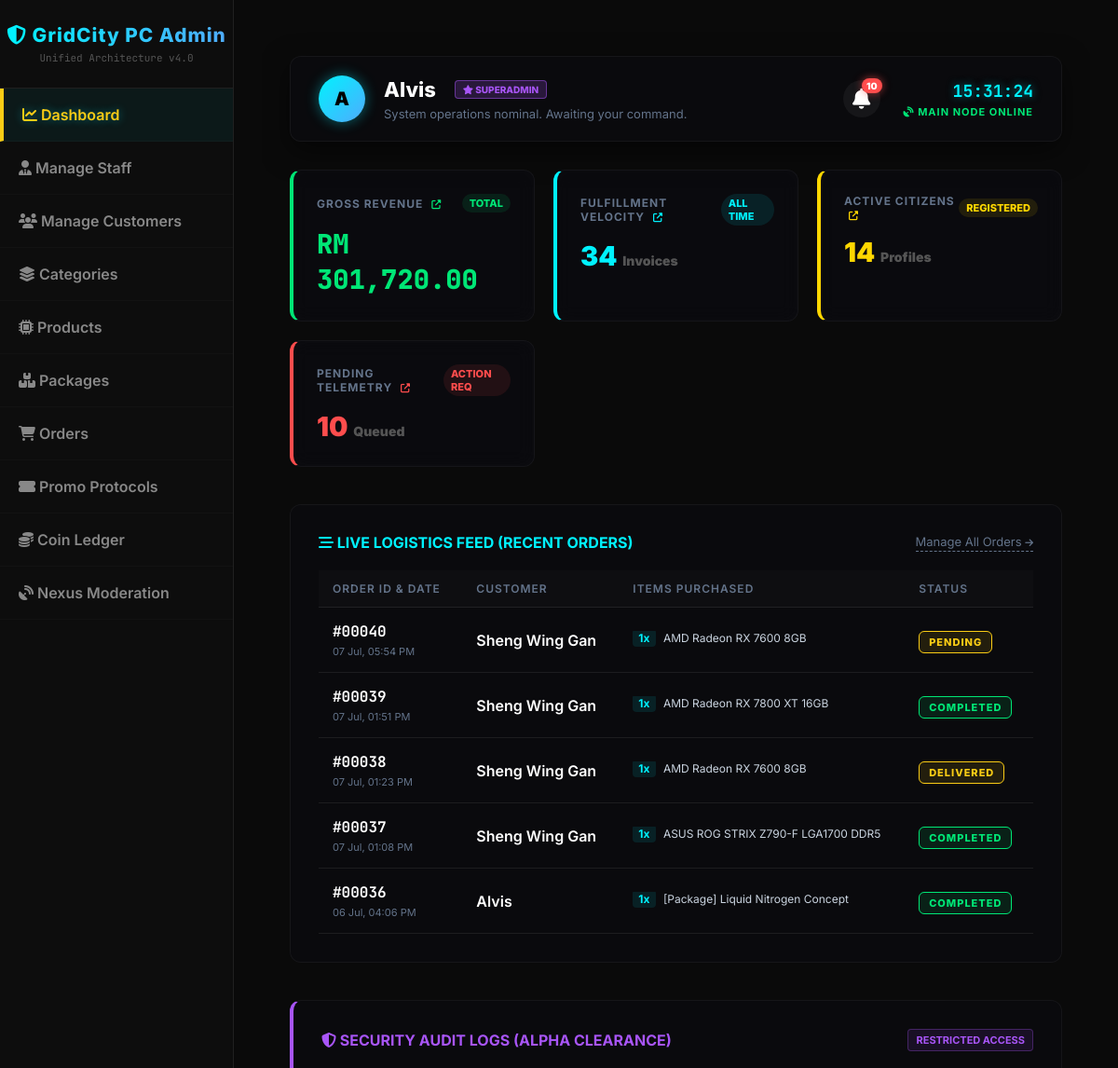
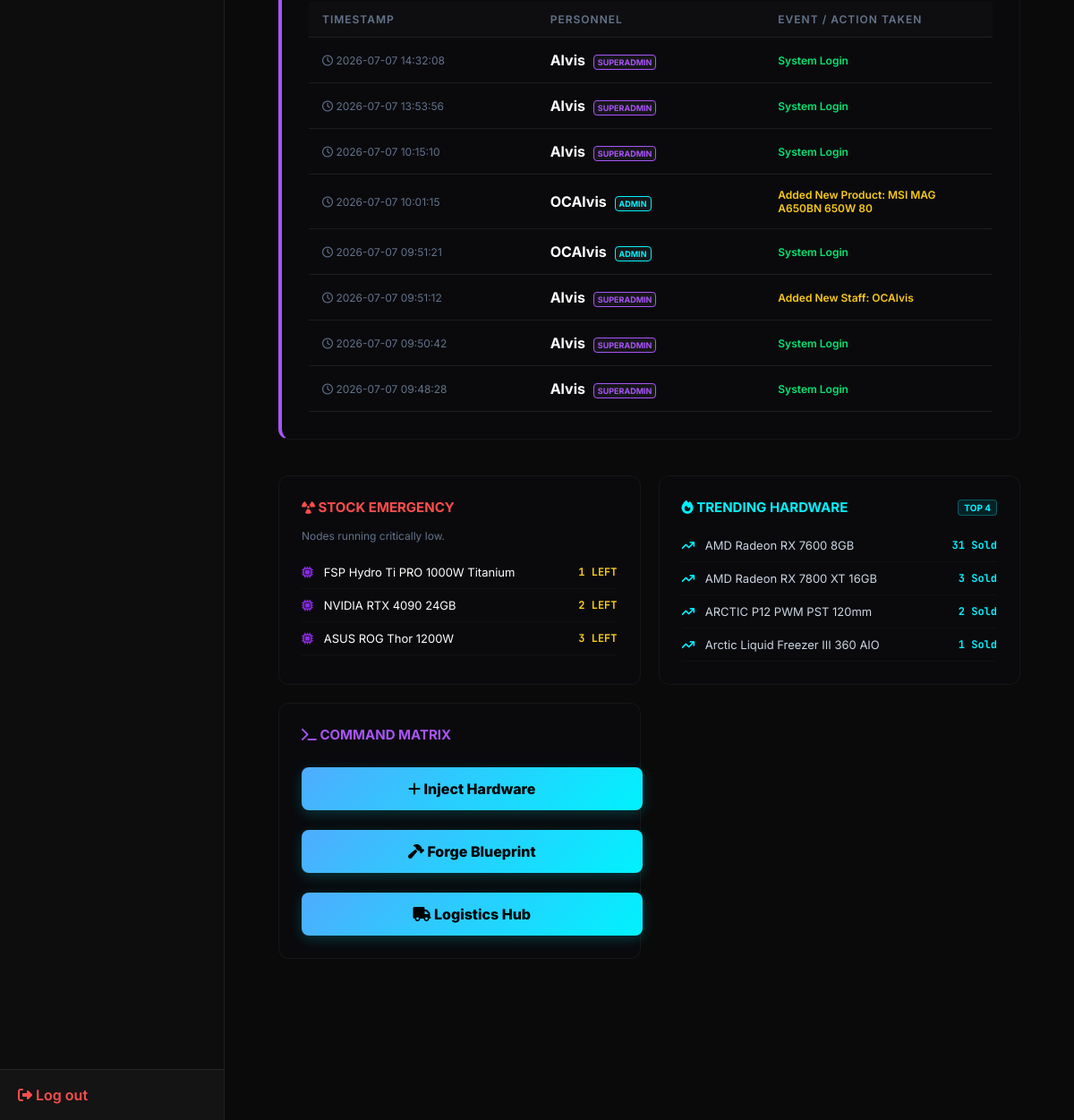
The app's page /admin_dashboard.php (signed in) with its own data (2 pictures, top to bottom).
### tables this page shows
CREATE TABLE `orders` (
  `order_id` int(11) NOT NULL,
  `order_name` varchar(100) DEFAULT 'My Custom Order',
  `customer_id` int(11) NOT NULL,
  `order_date` datetime DEFAULT current_timestamp(),
  `total_amount` decimal(10,2) NOT NULL,
  `coins_used` int(11) NOT NULL DEFAULT 0,
  `discount_amount` decimal(10,2) NOT NULL DEFAULT 0.00,
  `shipping_address` text NOT NULL,
  `contact_number` varchar(20) DEFAULT NULL,
  `order_status` varchar(20) DEFAULT 'Pending'
);

CREATE TABLE `customers` (
  `customer_id` int(11) NOT NULL,
  `username` varchar(150) DEFAULT NULL,
  `first_name` varchar(50) DEFAULT NULL,
  `last_name` varchar(50) DEFAULT NULL,
  `email` varchar(100) NOT NULL,
  `password` varchar(255) NOT NULL,
  `phone_number` varchar(20) DEFAULT NULL,
  `birthday` date DEFAULT NULL,
  `wallet_balance` decimal(10,2) NOT NULL DEFAULT 0.00,
  `reward_coins` int(11) NOT NULL DEFAULT 0,
  `lifetime_coins` int(11) DEFAULT 0,
  `membership_tier` varchar(20) DEFAULT 'Standard',
  `vip_expiry_date` datetime DEFAULT NULL,
  `auto_renew` tinyint(1) DEFAULT 0,
  `default_shipping_address` text DEFAULT NULL,
  `account_status` varchar(20) DEFAULT 'Active',
  `reset_token` varchar(6) DEFAULT NULL,
  `reset_token_expire` datetime DEFAULT NULL,
  `pref_gamer` int(11) DEFAULT 0,
  `pref_creator` int(11) DEFAULT 0,
  `pref_student` int(11) DEFAULT 0,
  `pref_enthusiast` int(11) DEFAULT 0,
  `created_at` datetime DEFAULT current_timestamp(),
  `status` varchar(50) NOT NULL DEFAULT 'Active',
  `daily_coins_added` int(11) DEFAULT 0,
  `daily_coins_deducted` int(11) DEFAULT 0,
  `last_coin_update` date DEFAULT NULL,
  `last_login` datetime DEFAULT current_timestamp()
);

CREATE TABLE `order_details` (
  `order_detail_id` int(11) NOT NULL,
  `order_id` int(11) NOT NULL,
  `product_id` int(11) DEFAULT NULL,
  `pc_build` int(11) DEFAULT NULL,
  `package_id` int(11) DEFAULT NULL,
  `affiliate_id` int(11) DEFAULT NULL,
  `quantity` int(11) NOT NULL,
  `unit_price` decimal(10,2) NOT NULL,
  `return_status` varchar(50) DEFAULT NULL,
  `return_reason` text DEFAULT NULL,
  `return_image` varchar(255) DEFAULT NULL
);

CREATE TABLE `products` (
  `product_id` int(11) NOT NULL,
  `category_id` int(11) NOT NULL,
  `product_name` varchar(100) NOT NULL,
  `description` text DEFAULT NULL,
  `price` decimal(10,2) NOT NULL,
  `stock_quantity` int(11) NOT NULL DEFAULT 0,
  `specifications` text DEFAULT NULL,
  `image_url` longtext DEFAULT NULL,
  `status` varchar(20) DEFAULT 'Available',
  `tdp_wattage` int(11) DEFAULT 0,
  `is_package` tinyint(1) DEFAULT 0,
  `socket_type` varchar(20) DEFAULT NULL COMMENT 'For CPU and Motherboard (e.g., LGA1700, AM5)',
  `ram_type` varchar(20) DEFAULT NULL COMMENT 'For Motherboard and RAM (e.g., DDR4, DDR5)',
  `performance_tier` int(2) DEFAULT 0 COMMENT '1-10 scale for AI Bottleneck calculation'
);

CREATE TABLE `admin_logs` (
  `log_id` int(11) NOT NULL,
  `admin_id` int(11) NOT NULL,
  `username` varchar(50) NOT NULL,
  `role` varchar(20) NOT NULL,
  `action_event` varchar(255) NOT NULL DEFAULT 'System Login',
  `ip_address` varchar(45) NOT NULL,
  `login_time` datetime DEFAULT current_timestamp()
);

### admin_dashboard.php (the view, shortened to what the rows shown need)
<?php
$current_role = $_SESSION['admin_role'] ?? $_SESSION['role'] ?? '';
?>
<!DOCTYPE html>
<html lang="en">
<head>
    <link rel="stylesheet" href="https://cdnjs.cloudflare.com/ajax/libs/font-awesome/6.4.0/css/all.min.css">
    <link rel="stylesheet" href="css/admin_style.css">
</head>
<body>
    <div class="admin-container">
        <div class="admin-content" style="padding: 30px;">
        <div class="admin-content" style="padding: 30px;">
            <header class="admin-header" style="margin-bottom: 30px; display:flex; justify-content:space-between; align-items:center; background: rgba(11,11,18,0.4); padding: 20px 30px; border-radius: 12px; border: 1px solid rgba(255,255,255,0.05); box-shadow: 0 10px 30px rgba(0,0,0,0.5);">
                <a href="edit_staff.php?id=<?php echo $_SESSION['admin_id'] ?? 0; ?>" style="display: flex; align-items: center; gap: 20px; text-decoration: none; cursor: pointer; transition: 0.3s;" onmouseover="this.style.transform='translateX(5px)'; this.style.opacity='0.8';" onmouseout="this.style.transform='none'; this.style.opacity='1';" title="Edit Profile">
                    <div>
                        <h2 style="color: #fff; margin:0; font-size: 22px;">
                            <?php echo htmlspecialchars($_SESSION['admin_username'] ?? 'Commander'); ?>
                            <span style="font-size: 10px; background: rgba(168, 85, 247, 0.2); color: #a855f7; padding: 3px 8px; border-radius: 4px; border: 1px solid rgba(168, 85, 247, 0.5); vertical-align: middle; margin-left: 10px; text-transform: uppercase;">
                                <i class="fas fa-star"></i> <?php echo htmlspecialchars($_SESSION['admin_role'] ?? 'ADMIN'); ?>
                            </span>
                        </h2>
                    </div>
                </a>
            </header>
            <div style="background:rgba(11,11,18,0.4); padding:30px; border-radius:12px; border:1px solid rgba(255,255,255,0.05); margin-bottom: 40px;">
                <table style="width:100%; border-collapse: collapse; text-align: left;">
                    <thead>
                        <tr style="border-bottom: 1px solid rgba(255,255,255,0.1);">
                            <th style="padding: 12px 15px; color:#64748b; font-size: 12px; text-transform: uppercase;">Order ID & Date</th>
                            <th style="padding: 12px 15px; color:#64748b; font-size: 12px; text-transform: uppercase;">Customer</th>
                            <th style="padding: 12px 15px; color:#64748b; font-size: 12px; text-transform: uppercase;">Items Purchased</th>
                            <th style="padding: 12px 15px; color:#64748b; font-size: 12px; text-transform: uppercase;">Status</th>
                        </tr>
                    </thead>
                    <tbody>
                        <?php
                        $sql_recent = "SELECT o.order_id, c.username, o.order_status, o.total_amount, o.order_date
                                       FROM orders o JOIN customers c ON o.customer_id = c.customer_id
                                       ORDER BY o.order_id DESC LIMIT 5";
                        $res_recent = $conn->query($sql_recent);
                        if ($res_recent && $res_recent->num_rows > 0) {
                            while ($row = $res_recent->fetch_assoc()) {
                                $order_id = $row['order_id'];
                                $status = $row['order_status'];
                                $status_bg = "rgba(250, 204, 21, 0.1)"; $status_color = "#facc15";
                                if ($status == 'Processing') { $status_bg = "rgba(0, 242, 254, 0.1)"; $status_color = "#00f2fe"; }
                                elseif ($status == 'Shipped') { $status_bg = "rgba(168, 85, 247, 0.1)"; $status_color = "#a855f7"; }
                                elseif ($status == 'Completed') { $status_bg = "rgba(0, 230, 118, 0.1)"; $status_color = "#00e676"; }
                                elseif ($status == 'Cancelled') { $status_bg = "rgba(255, 77, 77, 0.1)"; $status_color = "#ff4d4d"; }
                                echo "<tr style='border-bottom: 1px solid rgba(255,255,255,0.03);'>";
                                echo "<td style='padding: 15px;'>
                                        <div style='color: #fff; font-family: JetBrains Mono; font-weight: bold;'>#" . str_pad($order_id, 5, '0', STR_PAD_LEFT) . "</div>
                                        <div style='color: #64748b; font-size: 11px; margin-top: 4px;'>" . date('d M, h:i A', strtotime($row['order_date'])) . "</div>
                                      </td>";
                                echo "<td style='padding: 15px; color: #fff; font-weight: 600;'>" . htmlspecialchars($row['username']) . "</td>";
                                echo "<td style='padding: 15px; width: 40%;'><div class='recent-order-items'>";
                                $sql_items = "SELECT od.quantity, p.product_name, pkg.package_name, sb.build_name FROM order_details od LEFT JOIN products p ON od.product_id = p.product_id LEFT JOIN packages pkg ON od.package_id = pkg.package_id LEFT JOIN saved_builds sb ON od.pc_build = sb.pc_build WHERE od.order_id = " . $order_id;
                                $res_items = $conn->query($sql_items);
                                while($item = $res_items->fetch_assoc()) {
                                    $item_name = $item['product_name'] ?: ($item['package_name'] ? "[Package] ".$item['package_name'] : "[Custom PC] ".$item['build_name']);
                                    echo "<div style='margin-bottom: 4px;'><span class='item-qty'>{$item['quantity']}x</span> " . htmlspecialchars($item_name) . "</div>";
                                }
                                echo "</div></td>";
                                echo "<td style='padding: 15px;'><span class='status-badge' style='background: {$status_bg}; color: {$status_color}; border: 1px solid {$status_color};'>{$status}</span></td>";
                                echo "</tr>";
                            }
                        } else {
                            echo "<tr><td colspan='4' style='padding: 20px; text-align: center; color: #64748b;'>No recent orders found.</td></tr>";
                        }
                        ?>
                    </tbody>
                </table>
            </div>
            <?php if (strtolower($current_role) === 'superadmin'): ?>
            <div style="background:rgba(11,11,18,0.4); padding:30px; border-radius:12px; border:1px solid rgba(255,255,255,0.05); margin-bottom: 40px; border-left: 4px solid #a855f7;">
                <table style="width:100%; border-collapse: collapse; text-align: left;">
                    <thead>
                        <tr style="border-bottom: 1px solid rgba(255,255,255,0.1);">
                            <th style="padding: 12px 15px; color:#64748b; font-size: 12px; text-transform: uppercase; white-space: nowrap; width: 33.33%;">Timestamp</th>
                            <th style="padding: 12px 15px; color:#64748b; font-size: 12px; text-transform: uppercase; width: 33.33%;">Personnel</th>
                            <th style="padding: 12px 15px; color:#64748b; font-size: 12px; text-transform: uppercase; width: 33.33%;">Event / Action Taken</th>
                        </tr>
                    </thead>
                    <tbody>
                        <?php
                        $log_sql = "SELECT * FROM admin_logs ORDER BY login_time DESC LIMIT 8";
                        $log_res = @$conn->query($log_sql);
                        if ($log_res && $log_res->num_rows > 0) {
                            while ($log = $log_res->fetch_assoc()) {
                                $role_color = (strtolower($log['role']) == 'superadmin') ? '#a855f7' : '#00f2fe';
                                $event = htmlspecialchars($log['action_event'] ?? 'System Login');
                                $event_color = ($event == 'System Login') ? '#00e676' : '#facc15';
                                echo "<tr style='border-bottom: 1px solid rgba(255,255,255,0.03);'>";
                                echo "<td style='padding: 15px; color:#64748b; font-size:12px; white-space: nowrap;'><i class='far fa-clock'></i> " . htmlspecialchars($log['login_time']) . "</td>";
                                echo "<td style='padding: 15px; color:#fff; font-weight:bold; white-space: nowrap;'>" . htmlspecialchars($log['username']) . " <span style='color:{$role_color}; background:rgba(255,255,255,0.05); padding:2px 4px; border-radius:4px; font-size:9px; border:1px solid {$role_color}; margin-left:5px;'>" . strtoupper(htmlspecialchars($log['role'])) . "</span></td>";
                                echo "<td style='padding: 15px; color:{$event_color}; font-size:12px; font-weight:600;'>{$event}</td>";
                                echo "</tr>";
                            }
                        } else {
                            echo "<tr><td colspan='3' style='padding: 20px; text-align: center; color: #64748b;'>No logs recorded.</td></tr>";
                        }
                        ?>
                    </tbody>
                </table>
            </div>
            <?php endif; ?>
            <div style="display: grid; grid-template-columns: repeat(auto-fit, minmax(300px, 1fr)); gap: 20px;">
                <div style="background:rgba(11,11,18,0.4); padding:25px; border-radius:12px; border:1px solid rgba(255,255,255,0.05); transition: transform 0.3s; cursor: default;" onmouseover="this.style.transform='translateY(-5px)'" onmouseout="this.style.transform='none'">
                    <ul style="list-style:none; padding:0; margin:0;">
                        <?php
                        $stock_res = $conn->query("SELECT product_name, stock_quantity FROM products WHERE stock_quantity <= 3 ORDER BY stock_quantity ASC LIMIT 4");
                        if($stock_res && $stock_res->num_rows > 0) {
                            while($item = $stock_res->fetch_assoc()) {
                                $qty = $item['stock_quantity'];
                                $c = ($qty == 0) ? "#ff4d4d" : "#facc15";
                                echo "<li style='display:flex; justify-content:space-between; padding:10px 0; border-bottom:1px solid rgba(255,255,255,0.03); font-size:13px;'>
                                        <span style='white-space: nowrap; overflow: hidden; text-overflow: ellipsis; max-width: 70%;'><i class='fa-solid fa-microchip' style='color:#8a2be2; margin-right:8px;'></i> " . htmlspecialchars($item['product_name']) . "</span>
                                        <span style='color:$c; font-weight:bold; font-family:\"JetBrains Mono\"; font-size:12px;'>$qty LEFT</span>
                                      </li>";
                            }
                        } else {
                            echo "<li style='color:#00e676; padding:15px; text-align:center; background:rgba(0,230,118,0.05); border-radius:6px; font-size:13px;'>Inventory optimal.</li>";
                        }
                        ?>
                    </ul>
                </div>
            </div>
        </div>
    </div>
</body>
</html>

### records on screen
orders: order_id "00040", order_date "07 Jul, 05:54 PM", customer.username "Sheng Wing Gan", order_status "PENDING"
order_details: quantity "1", product.product_name "AMD Radeon RX 7600 8GB"
orders: order_id "00039", order_date "07 Jul, 01:51 PM", customer.username "Sheng Wing Gan", order_status "COMPLETED"
order_details: quantity "1", product.product_name "AMD Radeon RX 7800 XT 16GB"
orders: order_id "00038", order_date "07 Jul, 01:23 PM", customer.username "Sheng Wing Gan", order_status "DELIVERED"
order_details: quantity "1", product.product_name "AMD Radeon RX 7600 8GB"
orders: order_id "00037", order_date "07 Jul, 01:08 PM", customer.username "Sheng Wing Gan", order_status "COMPLETED"
order_details: quantity "1", product.product_name "ASUS ROG STRIX Z790-F LGA1700 DDR5"
orders: order_id "00036", order_date "06 Jul, 04:06 PM", customer.username "Alvis", order_status "COMPLETED"
order_details: quantity "1", item_name "[Package] Liquid Nitrogen Concept"
admin_logs: login_time "2026-07-07 14:32:08", username "Alvis", role "SUPERADMIN", action_event "System Login"
admin_logs: login_time "2026-07-07 13:53:56", username "Alvis", role "SUPERADMIN", action_event "System Login"
admin_logs: login_time "2026-07-07 10:15:10", username "Alvis", role "SUPERADMIN", action_event "System Login"
admin_logs: login_time "2026-07-07 10:01:15", username "OCAlvis", role "ADMIN", action_event "Added New Product: MSI MAG A650BN 650W 80"
admin_logs: login_time "2026-07-07 09:51:21", username "OCAlvis", role "ADMIN", action_event "System Login"
admin_logs: login_time "2026-07-07 09:51:12", username "Alvis", role "SUPERADMIN", action_event "Added New Staff: OCAlvis"
admin_logs: login_time "2026-07-07 09:50:42", username "Alvis", role "SUPERADMIN", action_event "System Login"
admin_logs: login_time "2026-07-07 09:48:28", username "Alvis", role "SUPERADMIN", action_event "System Login"
products: product_name "FSP Hydro Ti PRO 1000W Titanium", stock_quantity "1"
products: product_name "NVIDIA RTX 4090 24GB", stock_quantity "2"
products: product_name "ASUS ROG Thor 1200W", stock_quantity "3"

### other values on screen
substr($_SESSION['admin_username'] ?? 'C', 0, 1) "A"
$_SESSION['admin_username'] "Alvis"
$_SESSION['admin_role'] "SUPERADMIN"
$total_pending "10"
$total_sales "301,720.00"
$total_orders "34"
$total_users "14"
$item['product_name'] "AMD Radeon RX 7600 8GB"
$item['total_sold'] "31"
$item['product_name'] "AMD Radeon RX 7800 XT 16GB"
$item['total_sold'] "3"
$item['product_name'] "ARCTIC P12 PWM PST 120mm"
$item['total_sold'] "2"
$item['product_name'] "Arctic Liquid Freezer III 360 AIO"
$item['total_sold'] "1"
